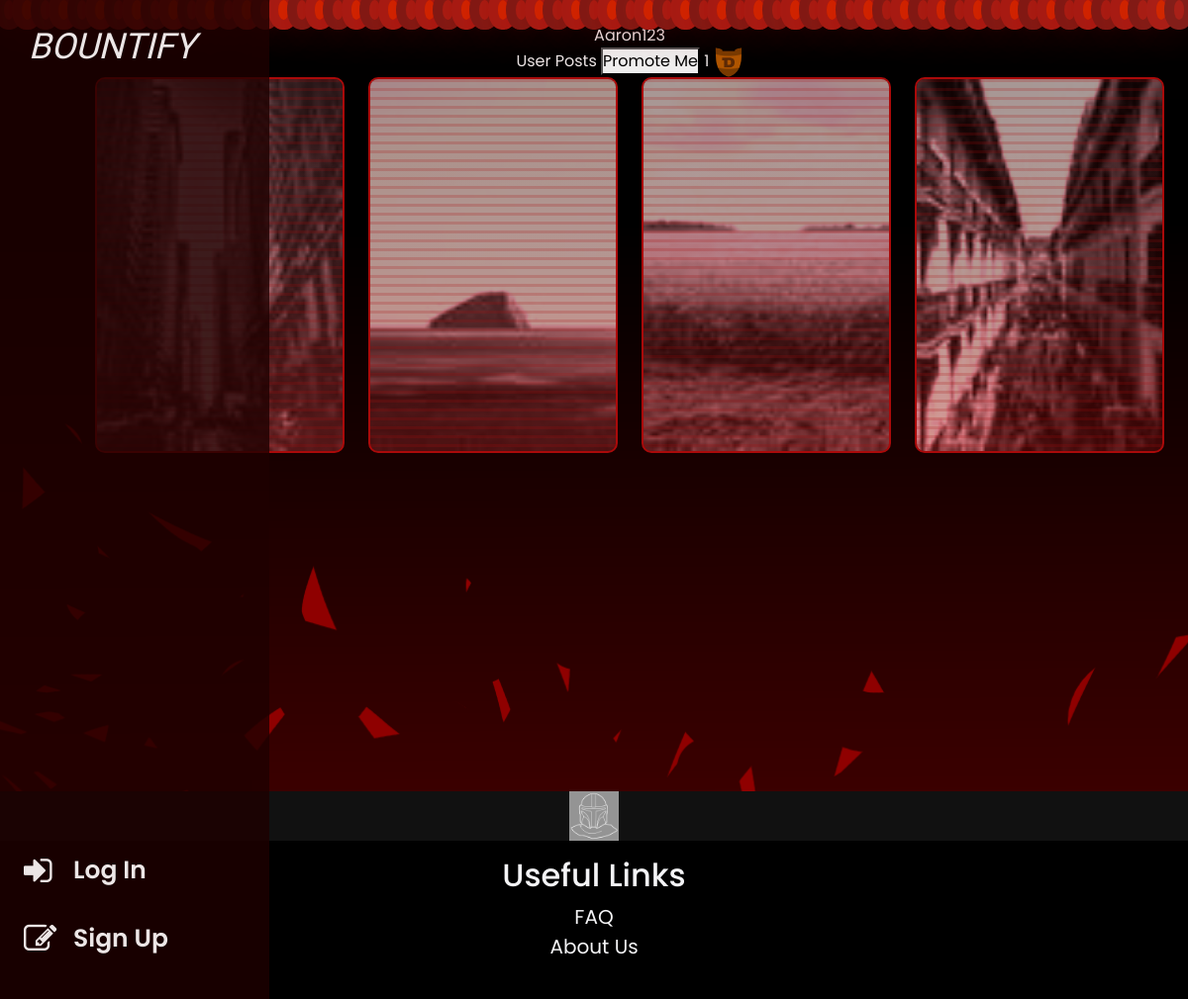
The page /view-other-userpf/2 on the database as committed earlier.
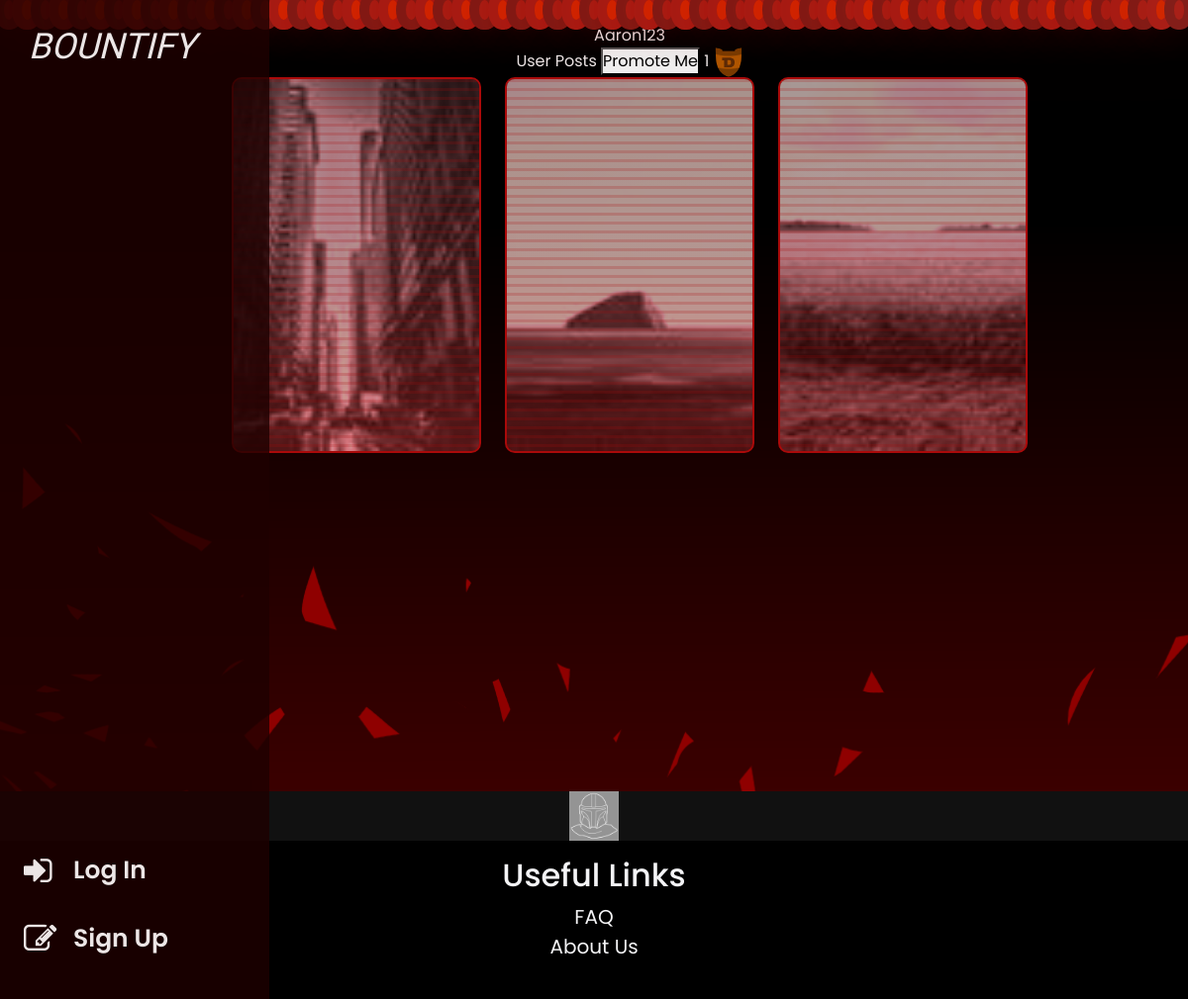
The same page on the database as committed later.
### app/models.py (models this page shows)
class Sell(db.Model):
    sid = db.Column(db.Integer, primary_key=True)
    uid = db.Column(db.Integer, db.ForeignKey('user.uid')) #who is selling the item
    user = db.relationship('User', backref='sell')
    price = db.Column(db.Integer)
    title = db.Column(db.String(100))
    img = db.Column(db.String(100), nullable=False)
    desc = db.Column(db.String(1000))
    sold = db.Column(db.String(100), default="Unsold") #changes to user logged in who bought it
    timestamp = db.Column(db.DateTime(timezone=True), default=func.now())
    flag = db.Column(db.String(100))
    com_num = db.Column(db.Integer, default = 0)

### app/routes.py (the view)
@routes.route('/view-other-userpf/<int:user_id>', methods=['GET', 'POST'])
def view_userpf(user_id):
    userinfo = User.query.get_or_404(user_id)
    posts = Post.query.filter_by(uid=user_id, claimed=False).all()
    not_sold = Sell.query.filter_by(uid=user_id, sold="Unsold").all()
    posts += not_sold  # Combine posts and not_sold
    lip = [like.pid for like in Likes.query.filter_by(uid=current_user.get_id(), liked=True).all()]
    dip = [like.pid for like in Likes.query.filter_by(uid=current_user.get_id(), disliked=True).all()]
    promoted_by_current_user = Promote.query.filter_by(promoted_by=current_user.get_id(), promoted=True, promoting_this_guy=user_id).first()
    return render_template('view-other-userpf.html', user=current_user, userinfo=userinfo, posts=posts, promoted_by_current_user=promoted_by_current_user, lip=lip, dip=dip)

### app/templates/view-other-userpf.html (shortened to what this page needs)
{% extends "base.html" %}
{% block content %}
<div class="intro-section">
    <div class="forum-section">
        <div class="post-container text-center">
            <div class="row justify-content-center">
                <div class="username">
                    {{ userinfo.username }}
                </div>
            </div>
            <div class="user-posts text-center">
                User Posts
                {% if not promoted_by_current_user %}
                <button id="updateButton" class="updateButton" onclick="toggleUpdate(this, {{ userinfo.uid }})">Promote Me</button>
                {% else %}
                <button id="updateButton" class="updateButton" onclick="toggleUpdate(this, {{ userinfo.uid }})">Promoted</button>
                {% endif %}
                <span id="promotionCount">{{ userinfo.promote }}</span>
                <img src="../static/images/ranks/{{ userinfo.rank }}.png" class="rank-img" height="30" width="30" />
            </div>
            <div class="row justify-content-center">
                {% for post in posts %}
                <div class="col-lg-3 col-md-4 col-sm-6">
                    <div class="postbubble">
                        {% if post.flag == "Discussion" or post.flag == "Bounty" %}
                        <img src="{{ url_for('static', filename='images/posts/' + post.img) }}" alt="Post Image" />
                        {% elif post.flag == "Listing" %}
                        <img src="{{ url_for('static', filename='images/sellpics/' + post.img) }}" alt="Post Image" />
                        {% endif %}
                        <div class="screen-overlay overlay-animation">
                        </div>
                    </div>
                </div>
                {% endfor %}
            </div>
        </div>
    </div>
</div>
<div class="text-center">
    <div class="profile-picture">
        <img src="{{ url_for('static', filename='images/profilepics/' + userinfo.avatar) }}" width="50" height="50" alt="User Profile Picture">
    </div>
</div>
{% endblock %}

Rows that differ between the two databases and show on the page:
no longer on this page (row edited): Sell: img (picture)
